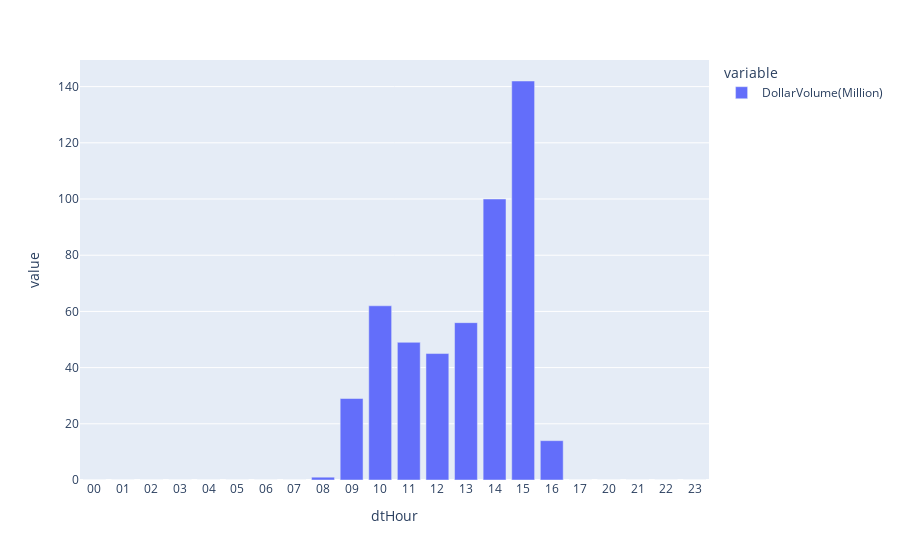

The notebook cell this image was saved under:
### Code cell
#plot line graph based on spark query results using pandas_api()
trade_df_analysis.pandas_api().set_index('dtHour')[['DollarVolume(Million)']].plot.bar()

### Figure 1 — Plotly figure (JSON) as saved in the notebook; plotly's stock layout.template omitted (floating-point values rounded to 4 significant figures)
{"data": [{"alignmentgroup": "True", "hovertemplate": "variable=DollarVolume(Million)<br>dtHour=%{x}<br>value=%{y}<extra></extra>", "legendgroup": "DollarVolume(Million)", "marker": {"color": "#636efa", "pattern": {"shape": ""}}, "name": "DollarVolume(Million)", "offsetgroup": "DollarVolume(Million)", "orientation": "v", "showlegend": true, "textposition": "auto", "type": "bar", "x": ["00", "01", "02", "03", "04", "05", "06", "07", "08", "09", "10", "11", "12", "13", "14", "15", "16", "17", "20", "21", "22", "23"], "xaxis": "x", "y": [0, 0, 0, 0, 0, 0, 0, 0, 1, 29, 62, 49, 45, 56, 100, 142, 14, 0, 0, 0, 0, 0], "yaxis": "y"}], "layout": {"autosize": true, "barmode": "relative", "legend": {"title": {"text": "variable"}, "tracegroupgap": 0}, "margin": {"t": 60}, "xaxis": {"anchor": "y", "autorange": true, "domain": [0, 1], "range": [-0.5, 21.5], "title": {"text": "dtHour"}, "type": "category"}, "yaxis": {"anchor": "x", "autorange": true, "domain": [0, 1], "range": [0, 149.5], "title": {"text": "value"}, "type": "linear"}}}
